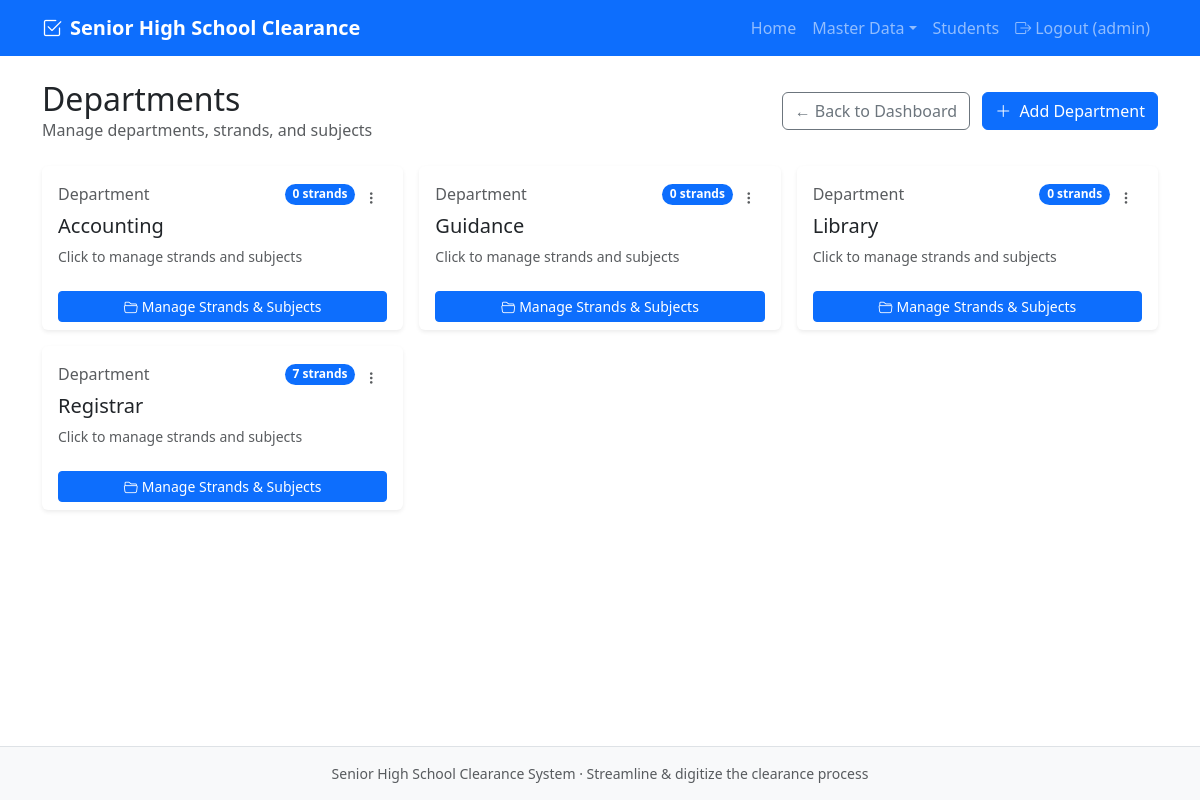
/admin/departments/index.php (signed in), run on an earlier commit of the app's database.
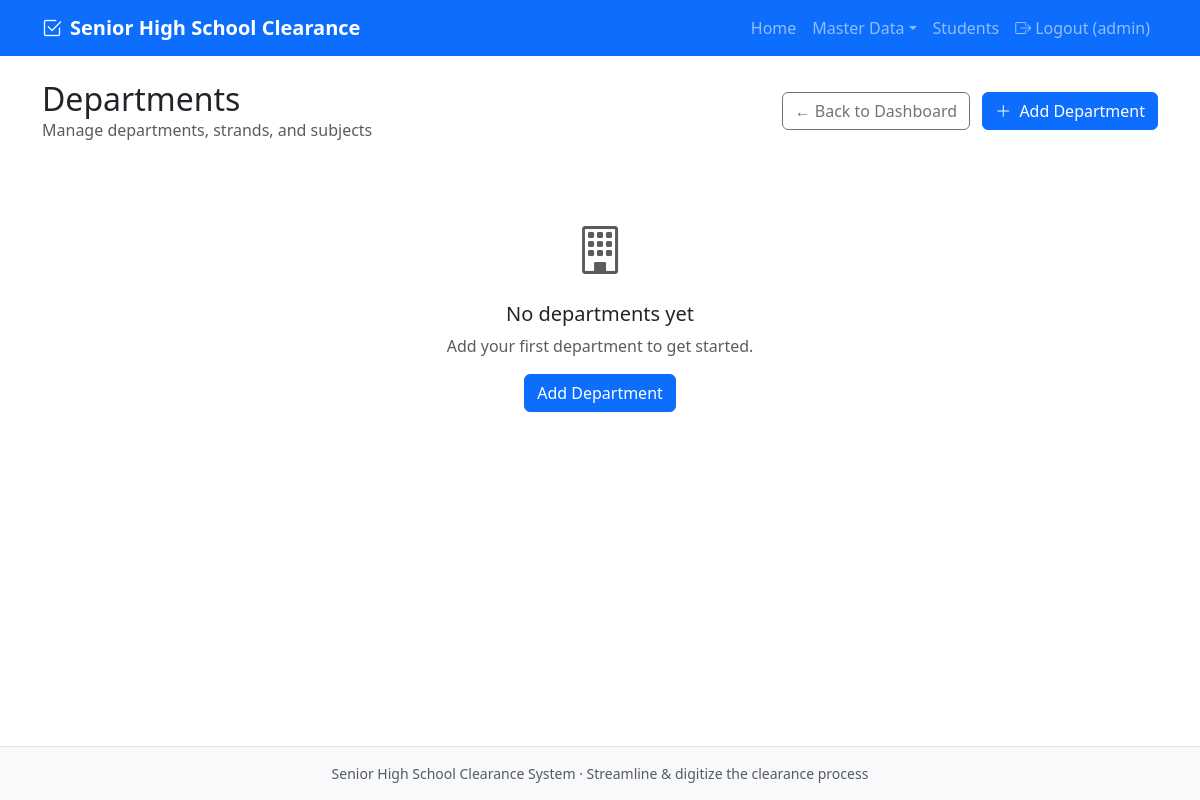
And on a later commit of the database.
### tables this page shows
CREATE TABLE departments (
    department_id INT AUTO_INCREMENT PRIMARY KEY,
    department_name VARCHAR(100) NOT NULL
);

### admin/departments/index.php (the view, shortened to what this page needs)
<?php
$pdo = getDB();
$stmt = $pdo->query("SELECT * FROM departments ORDER BY department_name");
$rows = $stmt->fetchAll();
require_once __DIR__ . '/../../includes/header.php';
?>
<div class="d-flex justify-content-between align-items-center mb-4">
    <div>
        <h1 class="h2 mb-0">Departments</h1>
        <p class="text-muted mb-0">Manage departments, strands, and subjects</p>
    </div>
    <div>
        <a href="../../public/index.php" class="btn btn-outline-secondary me-2">← Back to Dashboard</a>
        <a href="create.php" class="btn btn-primary"><i class="bi bi-plus-lg me-1"></i> Add Department</a>
    </div>
</div>
<?php
$departmentCounts = [];
foreach ($rows as $dept) {
    $stmt = $pdo->prepare("SELECT COUNT(*) as strand_count FROM strands WHERE department_id = ?");
    $stmt->execute([$dept['department_id']]);
    $count = $stmt->fetch();
    $departmentCounts[$dept['department_id']] = $count['strand_count'];
}
?>
<?php if (empty($rows)): ?>
    <div class="text-center py-5">
        <i class="bi bi-building text-muted" style="font-size: 3rem;"></i>
        <h5 class="mt-3">No departments yet</h5>
        <p class="text-muted">Add your first department to get started.</p>
        <a href="create.php" class="btn btn-primary">Add Department</a>
    </div>
<?php else: ?>
    <div class="row g-3">
        <?php foreach ($rows as $r): ?>
            <div class="col-md-6 col-lg-4">
                <div class="card h-100 border-primary admin-dashboard-card">
                    <div class="card-body">
                        <div class="d-flex justify-content-between align-items-start">
                            <div class="flex-grow-1">
                                <div class="d-flex justify-content-between align-items-center mb-2">
                                    <span class="text-muted">Department</span>
                                    <span class="badge bg-primary rounded-pill"><?php echo $departmentCounts[$r['department_id']]; ?> strands</span>
                                </div>
                                <h5 class="card-title mt-2"><?php echo htmlspecialchars($r['department_name']); ?></h5>
                                <p class="card-text small text-muted mb-0">Click to manage strands and subjects</p>
                            </div>
                            <div class="dropdown">
                                <button class="btn btn-sm btn-link text-muted" type="button" data-bs-toggle="dropdown" aria-expanded="false">
                                    <i class="bi bi-three-dots-vertical"></i>
                                </button>
                            </div>
                        </div>
                    </div>
                    <div class="card-footer bg-transparent border-0">
                        <a href="view.php?id=<?php echo (int)$r['department_id']; ?>" class="btn btn-primary btn-sm w-100">
                            <i class="bi bi-folder2-open me-1"></i>Manage Strands & Subjects
                        </a>
                    </div>
                </div>
            </div>
        <?php endforeach; ?>
    </div>
<?php endif; ?>
<?php require_once __DIR__ . '/../../includes/footer.php'; ?>

What changed in the data, as far as the page shows it:
removed departments: department_id "0", department_name "Accounting"
removed departments: department_id "0", department_name "Guidance"
removed departments: department_id "0", department_name "Library"
removed departments: department_id "7", department_name "Registrar"
Also different on the page:
text now shown: "No departments yet Add your first department to get started. Add Department"
